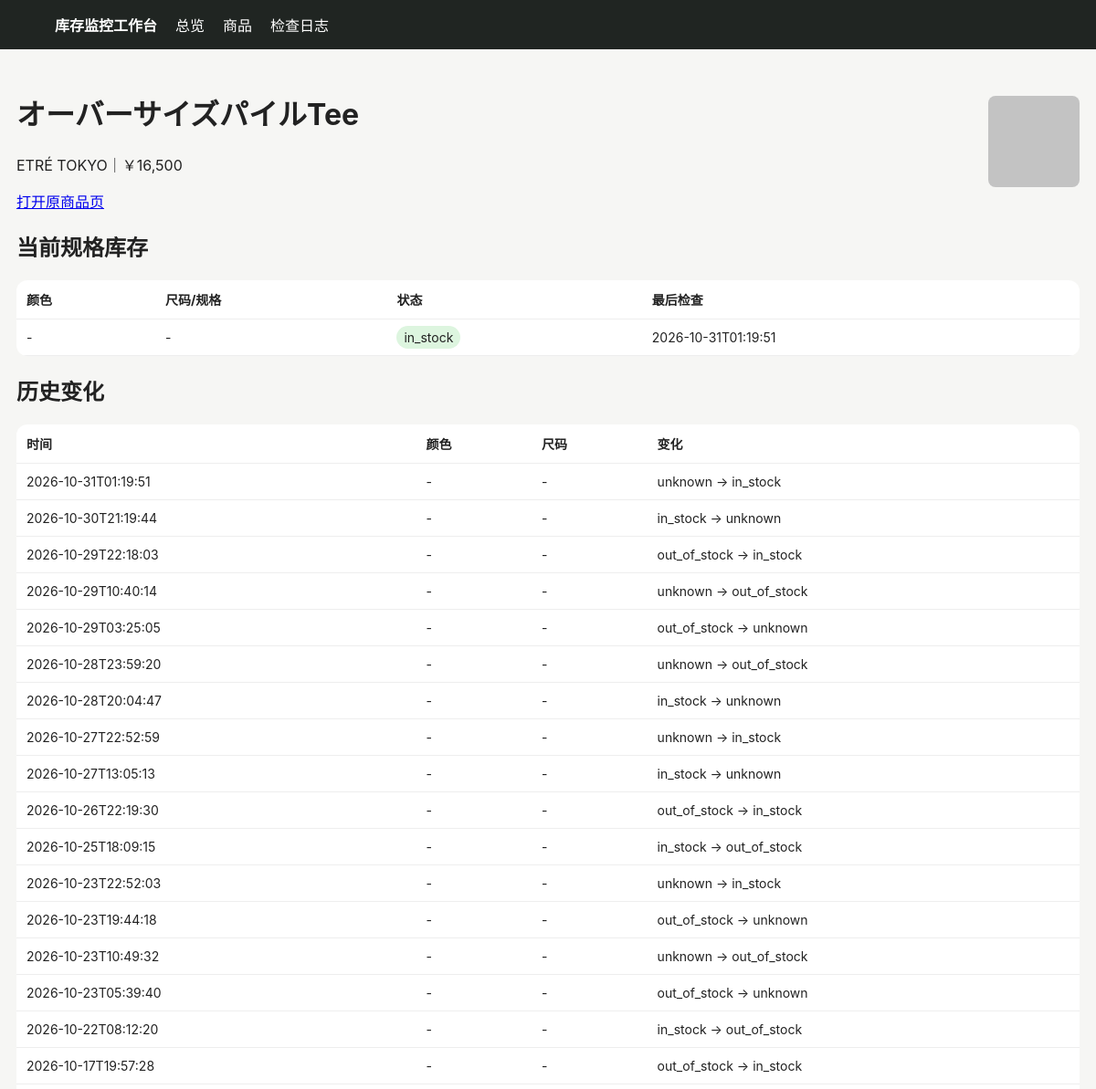
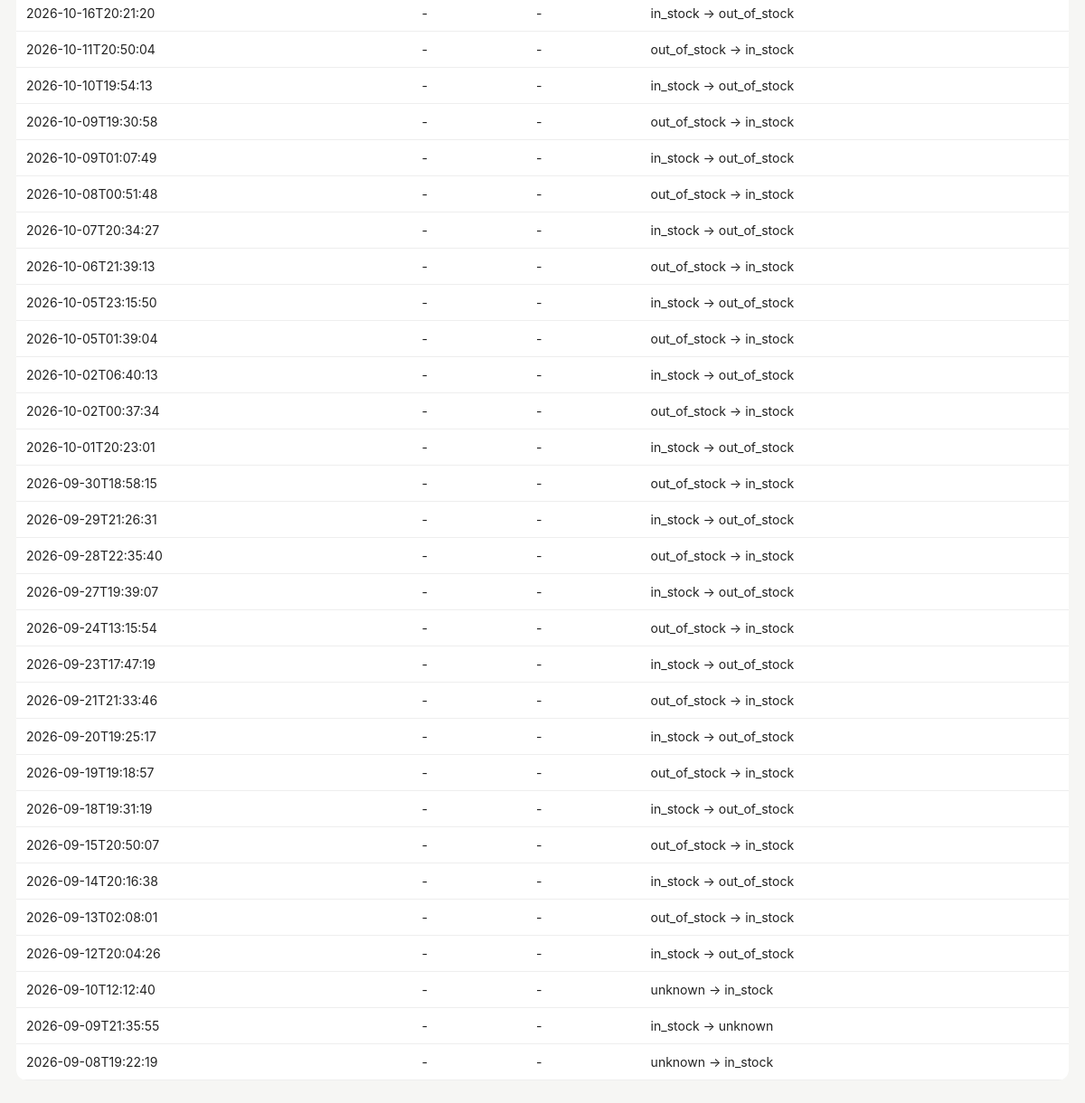
The page /product/631 on the database its author committed (2 pictures, top to bottom).
### tables this page shows
CREATE TABLE products (
 id INTEGER PRIMARY KEY AUTOINCREMENT,
 site TEXT NOT NULL,
 url TEXT NOT NULL UNIQUE,
 name TEXT NOT NULL,
 price TEXT,
 image_url TEXT,
 first_seen TEXT NOT NULL,
 last_seen TEXT NOT NULL
);

CREATE TABLE variants (
 id INTEGER PRIMARY KEY AUTOINCREMENT,
 product_id INTEGER NOT NULL,
 color TEXT NOT NULL DEFAULT '',
 size TEXT NOT NULL DEFAULT '',
 status TEXT NOT NULL,
 last_checked TEXT NOT NULL,
 UNIQUE(product_id, color, size)
);

CREATE TABLE changes (
 id INTEGER PRIMARY KEY AUTOINCREMENT,
 product_id INTEGER NOT NULL,
 color TEXT NOT NULL DEFAULT '',
 size TEXT NOT NULL DEFAULT '',
 old_status TEXT NOT NULL,
 new_status TEXT NOT NULL,
 detected_at TEXT NOT NULL
);

### app/main.py (the view)
@app.get("/product/{pid}")
def product(request: Request, pid: int):
    with conn() as c:
        p=c.execute("SELECT * FROM products WHERE id=?",(pid,)).fetchone()
        vs=c.execute("SELECT * FROM variants WHERE product_id=? ORDER BY color,size",(pid,)).fetchall()
        cs=c.execute("SELECT * FROM changes WHERE product_id=? ORDER BY detected_at DESC",(pid,)).fetchall()
    return templates.TemplateResponse("product.html", {"request":request,"p":p,"variants":vs,"changes":cs})

### app/templates/product.html
{% extends "base.html" %}{% block content %}<div class="top"><div><h1>{{p.name}}</h1><p>{{p.site}}｜{{p.price}}</p><a href="{{p.url}}" target="_blank">打开原商品页</a></div>{% if p.image_url %}<img class="thumb" style="width:100px;height:100px" src="{{p.image_url}}">{% endif %}</div>
<h2>当前规格库存</h2><table><tr><th>颜色</th><th>尺码/规格</th><th>状态</th><th>最后检查</th></tr>{% for v in variants %}<tr><td>{{v.color or "-"}}</td><td>{{v.size or "-"}}</td><td><span class="badge {{v.status}}">{{v.status}}</span></td><td>{{v.last_checked}}</td></tr>{% endfor %}</table>
<h2>历史变化</h2><table><tr><th>时间</th><th>颜色</th><th>尺码</th><th>变化</th></tr>{% for c in changes %}<tr><td>{{c.detected_at}}</td><td>{{c.color or "-"}}</td><td>{{c.size or "-"}}</td><td>{{c.old_status}} → {{c.new_status}}</td></tr>{% endfor %}</table>{% endblock %}

### app/templates/base.html (style rules this page uses)
body { font-family:-apple-system,BlinkMacSystemFont,"Segoe UI",sans-serif;background:#f6f6f4;color:#222;margin:0 }
table { width:100%;border-collapse:collapse;background:#fff;border-radius:12px;overflow:hidden }
th,td { padding:11px;border-bottom:1px solid #eee;text-align:left;font-size:14px }
.badge { padding:4px 8px;border-radius:999px;background:#eee }
.in_stock { background:#ddf5df }
img.thumb { width:52px;height:52px;object-fit:cover;border-radius:8px }
.top { display:flex;justify-content:space-between;align-items:center;margin-bottom:18px }

### rows shown on the page
products: name "オーバーサイズパイルTee", site "ETRÉ TOKYO", price "￥16,500", image_url (picture)
variants: color "-", size "-", status "in_stock", last_checked "2026-10-31T01:19:51", detected_at "2026-10-31T01:19:51", old_status "unknown", new_status "in_stock"
changes: detected_at "2026-09-24T13:15:54", color "-", size "-", old_status "out_of_stock", new_status "in_stock"
changes: detected_at "2026-09-23T17:47:19", color "-", size "-", old_status "in_stock", new_status "out_of_stock"
changes: detected_at "2026-09-21T21:33:46", color "-", size "-", old_status "out_of_stock", new_status "in_stock"
changes: detected_at "2026-09-20T19:25:17", color "-", size "-", old_status "in_stock", new_status "out_of_stock"
changes: detected_at "2026-09-19T19:18:57", color "-", size "-", old_status "out_of_stock", new_status "in_stock"
changes: detected_at "2026-09-18T19:31:19", color "-", size "-", old_status "in_stock", new_status "out_of_stock"
changes: detected_at "2026-09-15T20:50:07", color "-", size "-", old_status "out_of_stock", new_status "in_stock"
changes: detected_at "2026-09-14T20:16:38", color "-", size "-", old_status "in_stock", new_status "out_of_stock"
changes: detected_at "2026-09-13T02:08:01", color "-", size "-", old_status "out_of_stock", new_status "in_stock"
changes: detected_at "2026-09-12T20:04:26", color "-", size "-", old_status "in_stock", new_status "out_of_stock"
changes: detected_at "2026-09-10T12:12:40", color "-", size "-", old_status "unknown", new_status "in_stock"
changes: detected_at "2026-09-09T21:35:55", color "-", size "-", old_status "in_stock", new_status "unknown"
changes: detected_at "2026-09-08T19:22:19", color "-", size "-", old_status "unknown", new_status "in_stock"

### other values the page prints
{{ c.detected_at }} "2026-10-30T21:19:44" "2026-10-29T22:18:03" "2026-10-29T10:40:14" "2026-10-29T03:25:05" "2026-10-28T23:59:20" "2026-10-28T20:04:47" "2026-10-27T22:52:59" "2026-10-27T13:05:13" "2026-10-26T22:19:30" "2026-10-25T18:09:15" "2026-10-23T22:52:03" "2026-10-23T19:44:18" "2026-10-23T10:49:32" "2026-10-23T05:39:40" "2026-10-22T08:12:20" "2026-10-17T19:57:28" "2026-10-16T20:21:20" "2026-10-11T20:50:04" "2026-10-10T19:54:13" "2026-10-09T19:30:58" "2026-10-09T01:07:49" "2026-10-08T00:51:48" "2026-10-07T20:34:27" "2026-10-06T21:39:13" "2026-10-05T23:15:50" "2026-10-05T01:39:04" "2026-10-02T06:40:13" "2026-10-02T00:37:34" "2026-10-01T20:23:01" "2026-09-30T18:58:15" "2026-09-29T21:26:31" "2026-09-28T22:35:40" "2026-09-27T19:39:07"
{{ c.color or "-" }} "-" "-" "-" "-" "-" "-" "-" "-" "-" "-" "-" "-" "-" "-" "-" "-" "-" "-" "-" "-" "-" "-" "-" "-" "-" "-" "-" "-" "-" "-" "-" "-" "-"
{{ c.size or "-" }} "-" "-" "-" "-" "-" "-" "-" "-" "-" "-" "-" "-" "-" "-" "-" "-" "-" "-" "-" "-" "-" "-" "-" "-" "-" "-" "-" "-" "-" "-" "-" "-" "-"
{{ c.old_status }} "in_stock" "out_of_stock" "unknown" "out_of_stock" "unknown" "in_stock" "unknown" "in_stock" "out_of_stock" "in_stock" "unknown" "out_of_stock" "unknown" "out_of_stock" "in_stock" "out_of_stock" "in_stock" "out_of_stock" "in_stock" "out_of_stock" "in_stock" "out_of_stock" "in_stock" "out_of_stock" "in_stock" "out_of_stock" "in_stock" "out_of_stock" "in_stock" "out_of_stock" "in_stock" "out_of_stock" "in_stock"
{{ c.new_status }} "unknown" "in_stock" "out_of_stock" "unknown" "out_of_stock" "unknown" "in_stock" "unknown" "in_stock" "out_of_stock" "in_stock" "unknown" "out_of_stock" "unknown" "out_of_stock" "in_stock" "out_of_stock" "in_stock" "out_of_stock" "in_stock" "out_of_stock" "in_stock" "out_of_stock" "in_stock" "out_of_stock" "in_stock" "out_of_stock" "in_stock" "out_of_stock" "in_stock" "out_of_stock" "in_stock" "out_of_stock"
